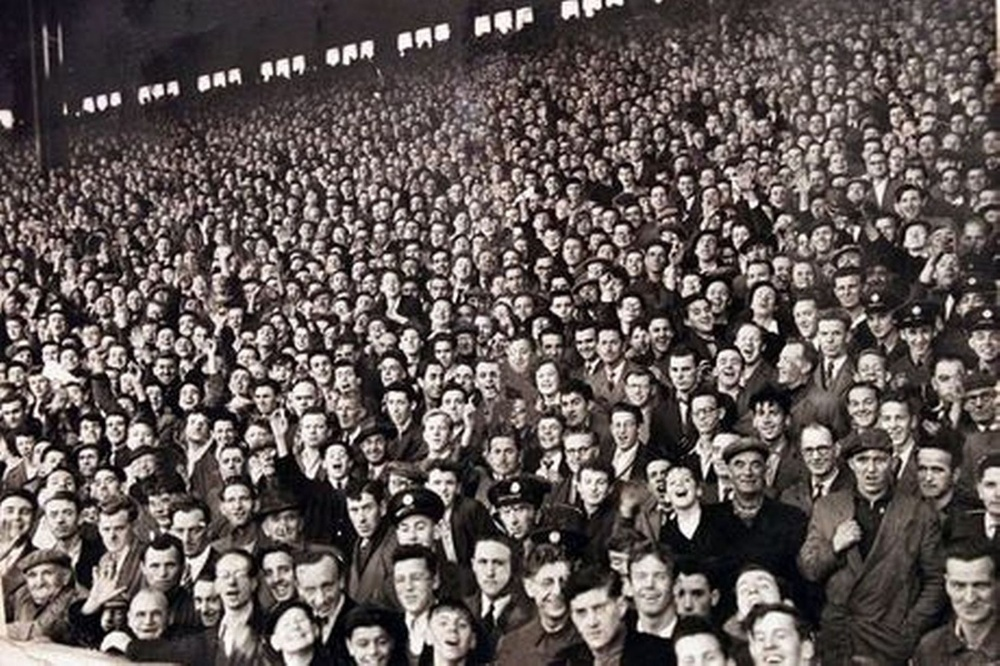
#> input picture helper-scripts/1.jpg, 1000 x 666 px, shrunk from 1843 x 1227 before the run, given in place of the camera
$ python pupil_detection2.py   (Python 2 division)
#> lines starting #> are read from the running program, lines starting #| are printed output that depends on the picture
#This is my extremely hackish iris and pupil tracker/detector.
import time
import cv2
import pupil_detect

#I don't use the face classifier. But I'm putting it here in case someone else
#wants to.
#faceCascadeClassifier = cv2.CascadeClassifier("haarcascade_frontalface_alt.xml")
eyeCascadeClassifier = cv2.CascadeClassifier("/home/alex/Downloads/opencv-3.1.0/data/haarcascades/haarcascade_eye.xml")


def detect_objects(image, objectClassifier, divider=4):
    #increase divider for more speed, less accuracy
    gray_image = cv2.cvtColor(image, cv2.COLOR_RGB2GRAY)
    small_image = cv2.resize(gray_image, (gray_image.shape[1]/divider,gray_image.shape[0]/divider))
    min_object_size = (20,20)
    haar_scale = 1.2
    min_neighbors = 2
    haar_flags = 0
    objects = objectClassifier.detectMultiScale(small_image, haar_scale, min_neighbors, haar_flags, min_object_size)
    return objects*divider

class Eye():
    def __init__(self,x, y, x2, y2):
        self.x = x
        self.y = y
        self.x2 = x2
        self.y2 = y2
        self.width = x2 - x
        self.height = y2 - y
        self.topcorner = (x, y)
        self.bottomcorner = (x2, y2)
def draw(photo):
    image = photo.copy()
    image_to_show = image
    eyes = detect_objects(image, eyeCascadeClassifier)
    #################### Select the rightmost eye ##################
    rightmost_eye = None
    if eyes is not None:
        for eye in eyes:
            (x,y) = eye[0], eye[1]
            (x2,y2) = (eye[0] + eye[2]), (eye[1] + eye[3])
            if (rightmost_eye is None) or (x < rightmost_eye.x):
                rightmost_eye = Eye(x, y, x2, y2)
    ###############################################################
    ####### Extract the image of the rightmost eye ################
    eye_image = None
    if rightmost_eye is not None:
        eye_image = image[rightmost_eye.y:rightmost_eye.y2, rightmost_eye.x:rightmost_eye.x2]
    ###############################################################
    ### To assist in edge detection, try to "black out" sclera ####
    binary_eye_image = None
    if eye_image is not None:
        eye_histogram = [0]*256
        eye_image = cv2.cvtColor(eye_image, cv2.COLOR_RGB2GRAY)
        for i in xrange(256):
            value_count = (eye_image == i).sum()
            eye_histogram[i] = value_count
        count = 0
        index = 255
        while count < (eye_image.size*3/4):
            count += eye_histogram[index]
            index -= 1
        quarter_threshold = index
        #Multiply all parts of eye above bottom 1/4 brightness by 0
        #Might not work on people with light irises. Have not tried.
        binary_eye_image = cv2.equalizeHist((eye_image < quarter_threshold) * eye_image)
    ###############################################################
    ####### Look for circle (the iris). Save coordinates. ########
    relative_iris_coordinates = None
    if binary_eye_image is not None:
        eye_circles = cv2.HoughCircles(binary_eye_image, cv2.HOUGH_GRADIENT, 3, 500, maxRadius = binary_eye_image.shape[0]/5)
        if eye_circles is not None:
            #Usually gets the job done. Messy.
            circle = eye_circles[0][0]
            relative_iris_coordinates = (circle[0], circle[1])
    ###############################################################
    ######### Put blue dot on eye in big picture ##################
    absolute_iris_coordinates = None
    if relative_iris_coordinates is not None and rightmost_eye is not None:
        absolute_iris_coordinates = (int(relative_iris_coordinates[0]+rightmost_eye.x), int(relative_iris_coordinates[1]+rightmost_eye.y))
        cv2.circle(image_to_show, absolute_iris_coordinates, 5, (255,0,0), thickness=10)
    ###############################################################
    ####### Extract image of iris (and some surrounding) ##########
    iris_image = None
    if absolute_iris_coordinates is not None:
        x = absolute_iris_coordinates[0]
        y = absolute_iris_coordinates[1]
        #Should find a way to make these numbers adaptable.
        #It really messes things up when these arbitrary numbers don't work with
        #whatever image size or eye distance is actually being used.
        #YOU, DEAR READER, MUST CHANGE THESE FOR YOUR CAMERA
        #These numbers describe the guestimated shape of a captured image of an iris.
        #This program makes no effort to automatically find the size of the iris in
        #the captured image of the iris
        w = 60
        h = 60
        iris_image = photo[y-h:y+h,x-w:x+w]
        iris_image_to_show = cv2.resize(iris_image, (iris_image.shape[1]*2, iris_image.shape[0]*2))
        image_to_show[0:iris_image_to_show.shape[0], 00:00+iris_image_to_show.shape[1]] = iris_image_to_show
    ###############################################################
    ### Draw blue circle around iris. Draw green around pupil #####
    #Also, if the pupil and iris seem to be sensible shapes/sizes,
    #return the current iris_image (picture of the iris+surroundings)
    iris_picture = None
    if iris_image is not None:
        iris_gray = cv2.cvtColor(iris_image, cv2.COLOR_RGB2GRAY)
        iris_circles_image = iris_image.copy()
        iris_circles = cv2.HoughCircles(iris_gray, cv2.HOUGH_GRADIENT, 2, 100)
        if iris_circles is not None:
            circle=iris_circles[0][0]
            cv2.circle(iris_circles_image, (circle[0], circle[1]), circle[2], (255,0,0), thickness=2)
        pupil_coords = pupil_detect.find_pupil(iris_gray)
        if pupil_coords is not None:
            cv2.circle(iris_circles_image, pupil_coords[:2], pupil_coords[2], (0,255,0),4)
        if iris_circles is not None and pupil_coords is not None:
            ic = iris_circles[0][0]
            pc = pupil_coords
            #Check if pupil is within iris
            if abs(ic[0]-pc[0])<ic[2] and abs(ic[1]-pc[1])<ic[2] and pc[2]<ic[2]:
                iris_picture = iris_circles_image
        iris_circles_to_show = cv2.resize(iris_circles_image, (iris_circles_image.shape[1]*2,iris_circles_image.shape[0]*2))
        image_to_show[0:iris_circles_to_show.shape[0], 200:200+iris_circles_to_show.shape[1]] = iris_circles_to_show
    ###############################################################
    cv2.imshow('Image', image_to_show)
    if cv2.waitKey(10) > 0: #If we got a key press in less than 10ms
        #Also, cv2 has some weirdness where the image won't update without a waitKey()
        return True, iris_picture
    return False, iris_picture

def main():
    camera = cv2.VideoCapture(0)
    faceCascade = cv2.CascadeClassifier('/home/alex/Downloads/opencv-3.1.0/data/haarcascades/haarcascade_frontalface_alt.xml')

    found_iris_counter = 0
    while(1):
        success, photo = camera.read()
#> photo is the input picture: shape (666, 1000, 3); mean B, G, R 85.5, 87.8, 96.9
        gray = cv2.cvtColor(photo, cv2.COLOR_BGR2GRAY)
        faces = faceCascade.detectMultiScale(
            gray,
            scaleFactor=1.1,
            minNeighbors=5,
            minSize=(30, 30),
            flags =cv2.CASCADE_SCALE_IMAGE
        )
#> faces = 36 rows, first 6: [811, 318, 39, 39], [534, 332, 38, 38], [662, 354, 39, 39], [472, 361, 36, 36], [960, 383, 38, 38], [841, 386, 41, 41]
        crop_face = None
        for (x, y, w, h) in faces:
            crop_face = photo[y:y+h,x:x+w]
            finished, iris_pic = draw(crop_face)
            if iris_pic is not None:
                timecode = time.strftime("%Y-%m-%d_%H;%M;%S", time.gmtime())
                cv2.imwrite("iris_pic_"+str(found_iris_counter)+"_"+timecode+".jpg", iris_pic)
                found_iris_counter += 1
            if finished:
                break
#> this loop made 1 pass; (key Esc is pressed on pass 1)
#> pass 1, in main, `crop_face = photo[y:y+h,x:x+w]`:
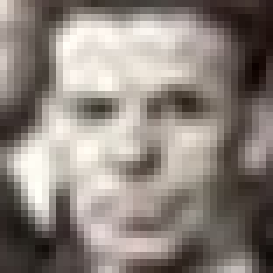
#> crop_face: shape (39, 39, 3) (shown 7 times larger); mean B, G, R 126.1, 132.7, 141.6
#> after the loop, found_iris_counter = 0


if __name__ == '__main__':
    main()

$ run again, on helper-scripts/crowd_2.jpg
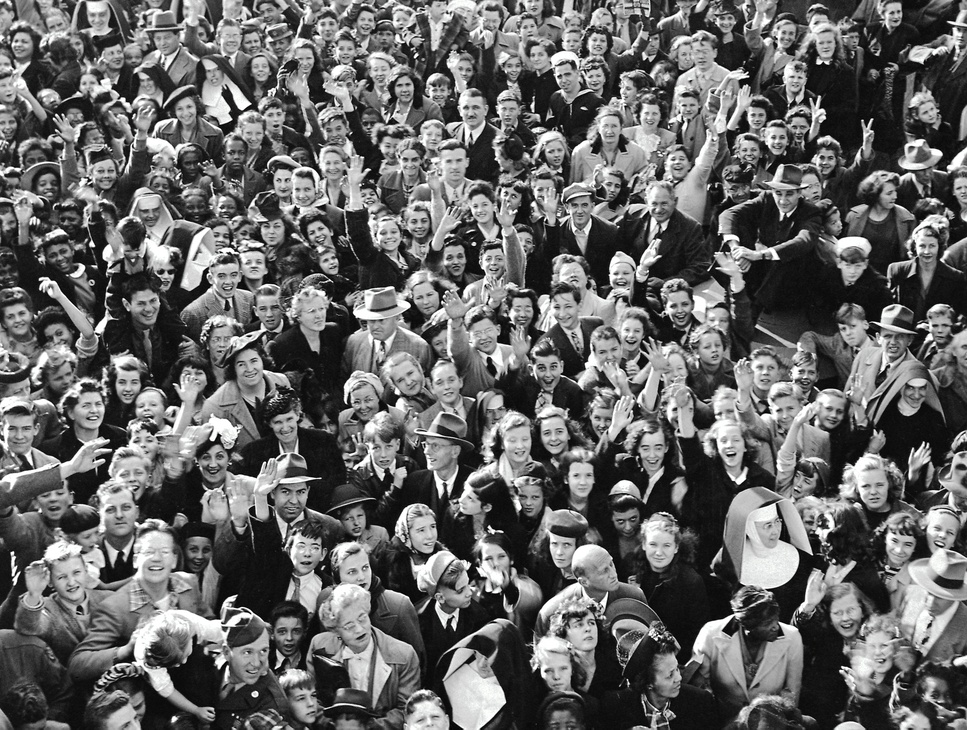
#> input picture helper-scripts/crowd_2.jpg, 967 x 730 px, shrunk from 2712 x 2048 before the run, given in place of the camera
#> in main, photo is the input picture: shape (730, 967, 3); mean B, G, R 101.7, 101.8, 101.7
#> faces = 25 rows, first 6: [251, 294, 36, 36], [230, 349, 35, 35], [527, 352, 40, 40], [110, 367, 38, 38], [73, 389, 38, 38], [2, 415, 36, 36]
#> the loop in main, `for (x, y, w, h) in faces:` made 1 pass; (key Esc is pressed on pass 1)
#> pass 1, in main, `crop_face = photo[y:y+h,x:x+w]`:
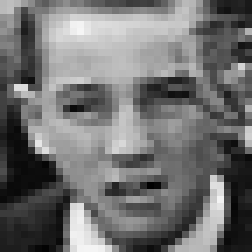
#> crop_face: shape (36, 36, 3) (shown 7 times larger); min 1, max 245, mean 113.4
#> after the loop in main, `for (x, y, w, h) in faces:`: found_iris_counter = 0

$ run again, on helper-scripts/headPose.jpg
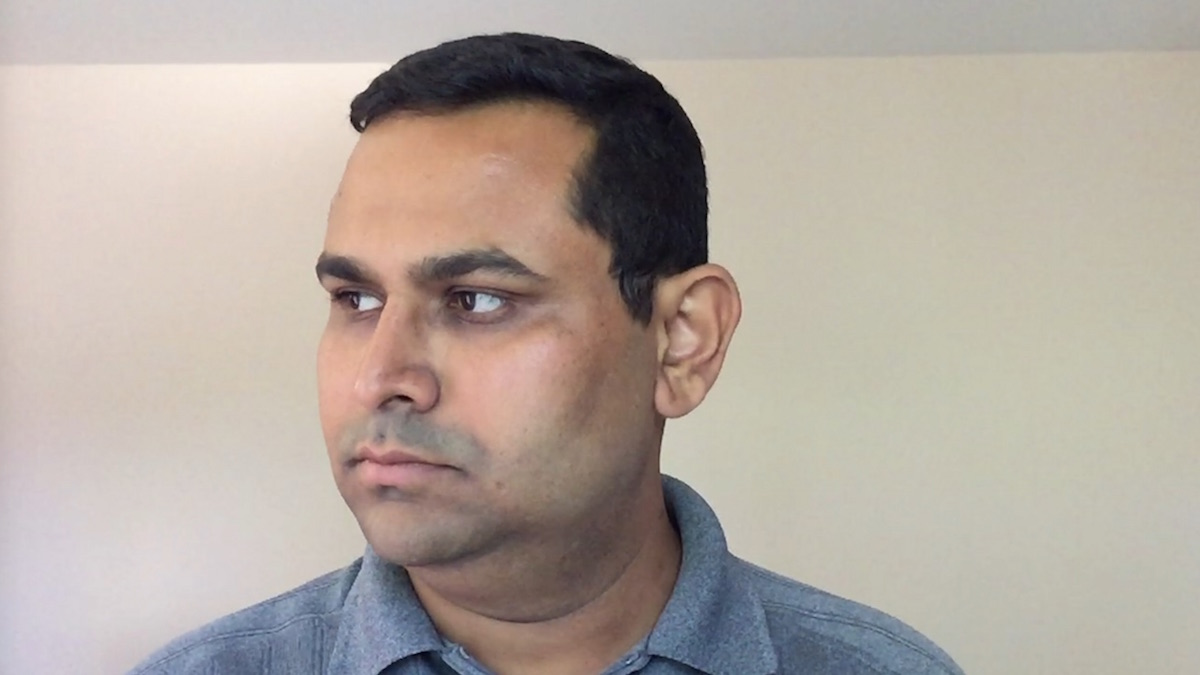
#> input picture helper-scripts/headPose.jpg, 1200 x 675 px, given in place of the camera
#> in main, photo is the input picture: shape (675, 1200, 3); mean B, G, R 159.9, 168.4, 178.6
#> faces = [[233, 161, 351, 351]]
#> the loop in main, `for (x, y, w, h) in faces:` made 1 pass; (key Esc is pressed on pass 1)
#> pass 1, in detect_objects, `gray_image = cv2.cvtColor(image, cv2.COLOR_RGB2GRAY)`:
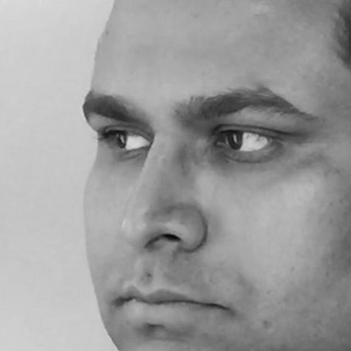
#> gray_image: shape (351, 351); min 4, max 219, mean 156
#> pass 1, in draw, `eye_image = image[rightmost_eye.y:rightmost_eye.y2, rightmost_eye.x:ri..`:
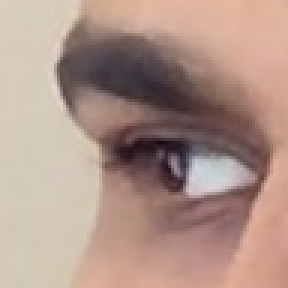
#> eye_image: shape (96, 96, 3) (shown 3 times larger); mean B, G, R 137, 148.3, 175
#> after the loop in main, `for (x, y, w, h) in faces:`: found_iris_counter = 0
